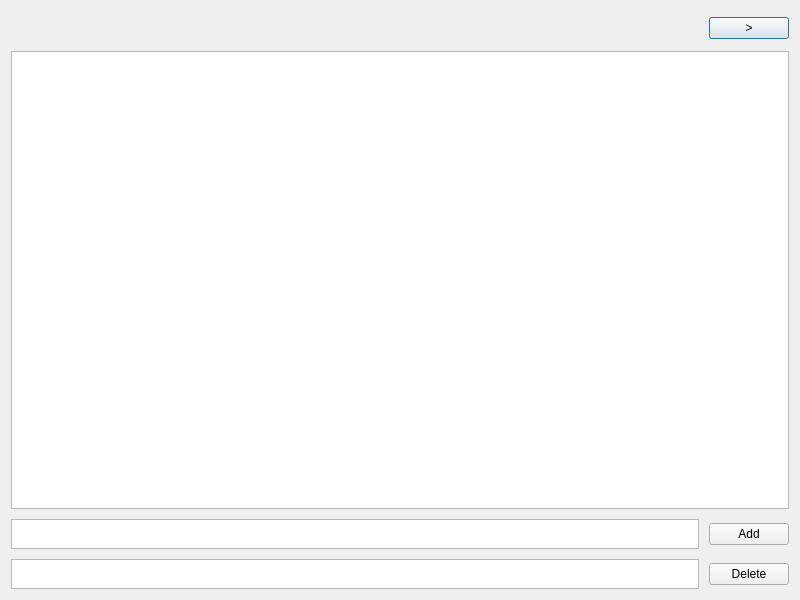
<?xml version="1.0" encoding="UTF-8"?>
<ui version="4.0">
 <class>Dialog</class>
 <widget class="QDialog" name="Dialog">
  <property name="geometry">
   <rect>
    <x>0</x>
    <y>0</y>
    <width>800</width>
    <height>600</height>
   </rect>
  </property>
  <property name="windowTitle">
   <string>Dialog</string>
  </property>
  <layout class="QVBoxLayout" name="verticalLayout_2">
   <item>
    <layout class="QHBoxLayout" name="horizontalLayout_2">
     <item>
      <layout class="QVBoxLayout" name="verticalLayout_3">
       <item>
        <widget class="QLabel" name="stateLabel">
         <property name="text">
          <string/>
         </property>
        </widget>
       </item>
       <item>
        <widget class="QLabel" name="stepLabel">
         <property name="text">
          <string/>
         </property>
        </widget>
       </item>
      </layout>
     </item>
     <item>
      <spacer name="horizontalSpacer">
       <property name="orientation">
        <enum>Qt::Horizontal</enum>
       </property>
       <property name="sizeHint" stdset="0">
        <size>
         <width>40</width>
         <height>20</height>
        </size>
       </property>
      </spacer>
     </item>
     <item>
      <widget class="QPushButton" name="continueButton">
       <property name="text">
        <string>&gt;</string>
       </property>
      </widget>
     </item>
    </layout>
   </item>
   <item>
    <layout class="QVBoxLayout" name="verticalLayout" stretch="1,0">
     <property name="spacing">
      <number>10</number>
     </property>
     <item>
      <widget class="QGraphicsView" name="graphicsView"/>
     </item>
     <item>
      <layout class="QGridLayout" name="gridLayout">
       <item row="0" column="0">
        <widget class="QTextEdit" name="addTextEdit">
         <property name="maximumSize">
          <size>
           <width>16777215</width>
           <height>30</height>
          </size>
         </property>
        </widget>
       </item>
       <item row="1" column="1">
        <widget class="QPushButton" name="deleteButton">
         <property name="text">
          <string>Delete</string>
         </property>
        </widget>
       </item>
       <item row="1" column="0">
        <widget class="QTextEdit" name="deleteTextEdit">
         <property name="maximumSize">
          <size>
           <width>16777215</width>
           <height>30</height>
          </size>
         </property>
        </widget>
       </item>
       <item row="0" column="1">
        <widget class="QPushButton" name="addButton">
         <property name="text">
          <string>Add</string>
         </property>
        </widget>
       </item>
      </layout>
     </item>
    </layout>
   </item>
  </layout>
 </widget>
 <resources/>
 <connections/>
</ui>
